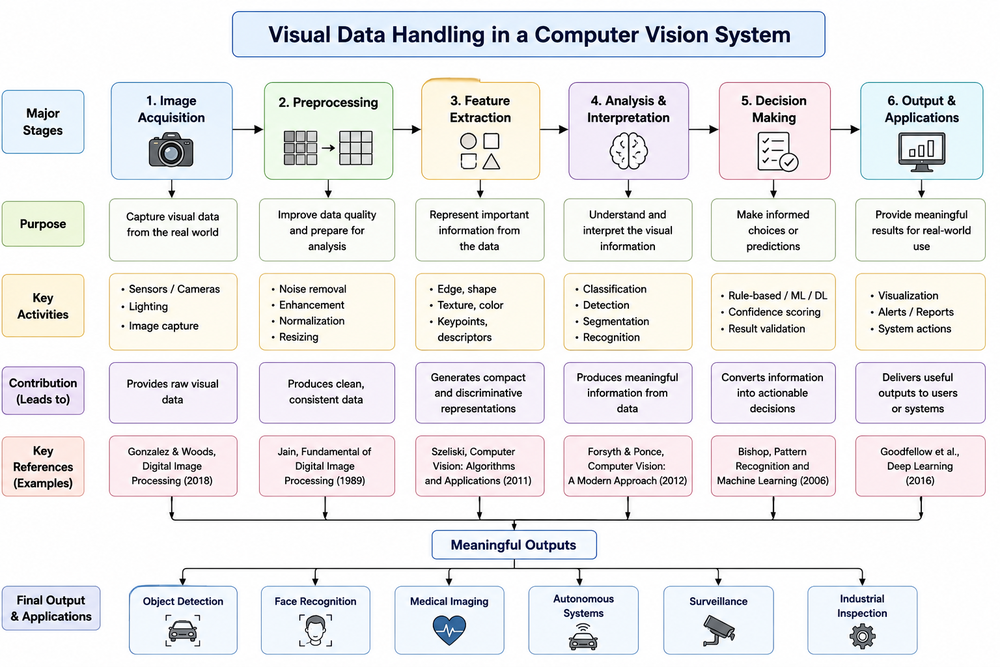
#> input picture C01/AT2/Q02/at2 q2.png, 1000 x 667 px, shrunk from 1536 x 1024 before the run, given in place of Screenshot 2026-07-20 143144 (2).png, which was not available
$ python exp_14.py
#> lines starting #> are read from the running program, lines starting #| are printed output that depends on the picture; pictures that were not available may be replaced by others from this repository, and a replacement may not be noted
# -*- coding: utf-8 -*-
"""exp-14

Automatically generated by Colab.

Original file is located at
    https://colab.research.google.com/drive/1U21l0Uh8unUwvN2fnXzhNjm0l0NGqdvl
"""

from google.colab import files
uploaded = files.upload()
#> the answer given: at2 q2.png

import cv2
import numpy as np
import matplotlib.pyplot as plt

# Use a recently uploaded image path
image_path = 'Screenshot 2026-07-20 143144 (2).png'

img = cv2.imread(image_path)
#> img is the input picture: shape (667, 1000, 3); mean B, G, R 235.2, 234.2, 234.6

if img is None:
    print(f"Error: Could not load image from {image_path}. Please make sure the file exists and is accessible.")
else:
    rows, cols = img.shape[:2]
#> rows = 667; cols = 1000

    # Define source and destination points for Homography
    # src_points are the corners of the original image
    src_points = np.float32([[0, 0], [cols - 1, 0], [0, rows - 1], [cols - 1, rows - 1]])
#> src_points = [[0, 0], [999, 0], [0, 666], [999, 666]]

    # dst_points define how the original corners will be mapped, creating a perspective effect
    # This creates a trapezoidal effect where the bottom of the image is narrowed
    dst_points = np.float32([[0, 0], [cols - 1, 0], [0, int(0.7 * rows)], [cols - 1, int(0.7 * rows)]])
#> dst_points = [[0, 0], [999, 0], [0, 466], [999, 466]]

    # Find the Homography matrix
    M, _ = cv2.findHomography(src_points, dst_points)

    # Apply the perspective transformation using the homography matrix
    homography_img = cv2.warpPerspective(img, M, (cols, rows))
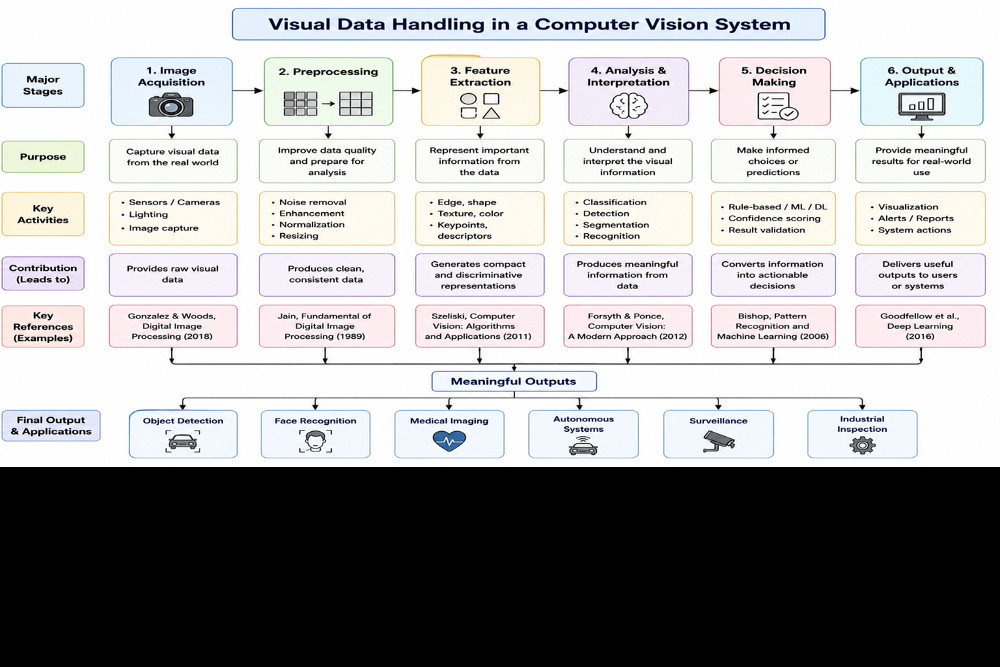
#> homography_img: shape (667, 1000, 3); mean B, G, R 164.6, 163.9, 164.3

    # Convert images from BGR to RGB for correct display with matplotlib
    img_rgb = cv2.cvtColor(img, cv2.COLOR_BGR2RGB)
    homography_img_rgb = cv2.cvtColor(homography_img, cv2.COLOR_BGR2RGB)

    # Display the original and transformed images using matplotlib
    plt.figure(figsize=(12, 6))

    plt.subplot(1, 2, 1)
    plt.imshow(img_rgb)
    plt.title('Original Image')
    plt.axis('off')

    plt.subplot(1, 2, 2)
    plt.imshow(homography_img_rgb)
    plt.title('Homography Transformed Image')
    plt.axis('off')

    plt.show()
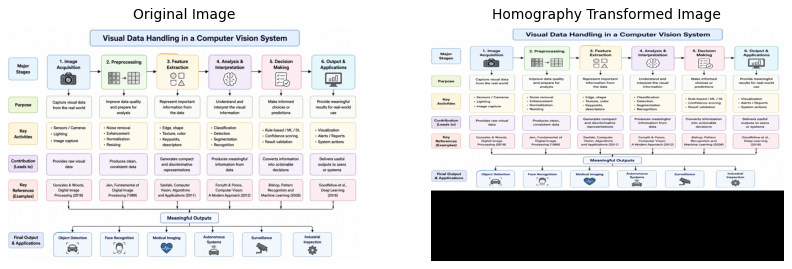
#> figure drawn by matplotlib, 2 panels

    # If you want to save the transformed image, you can uncomment the line below:
    # cv2.imwrite('transformation_using_Homography_Image.jpg', homography_img)

$ run again, on C01/AT2/Q03/at2 q3.png
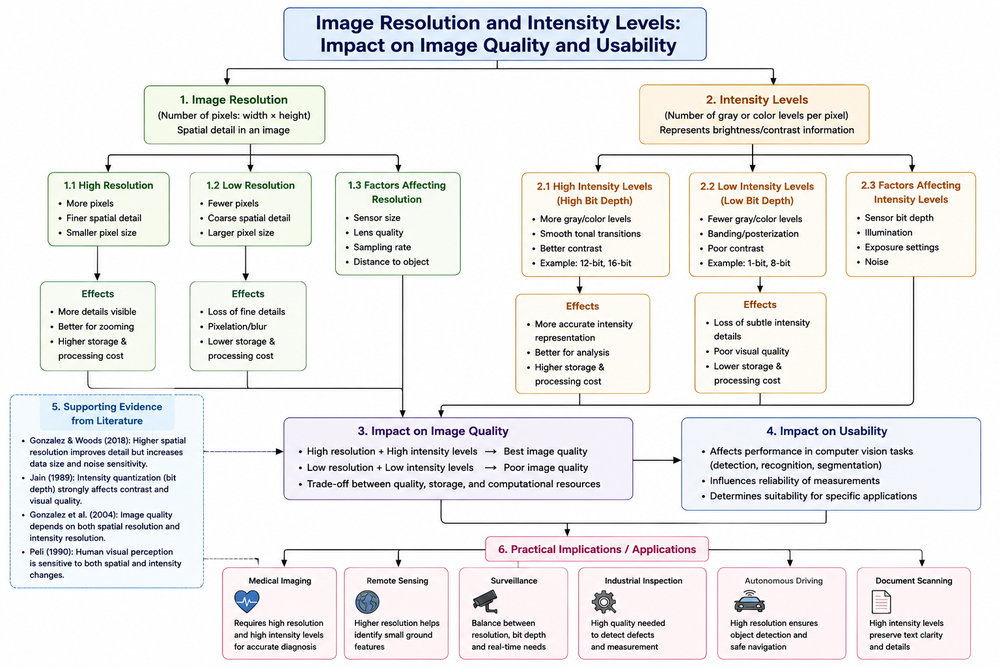
#> input picture C01/AT2/Q03/at2 q3.png, 1000 x 667 px, shrunk from 1536 x 1024 before the run, given in place of Screenshot 2026-07-20 143144 (2).png, which was not available
#> img is the input picture: shape (667, 1000, 3); mean B, G, R 236.6, 236.5, 237.2
#> `homography_img = cv2.warpPerspective(img, M, (cols, rows))`:
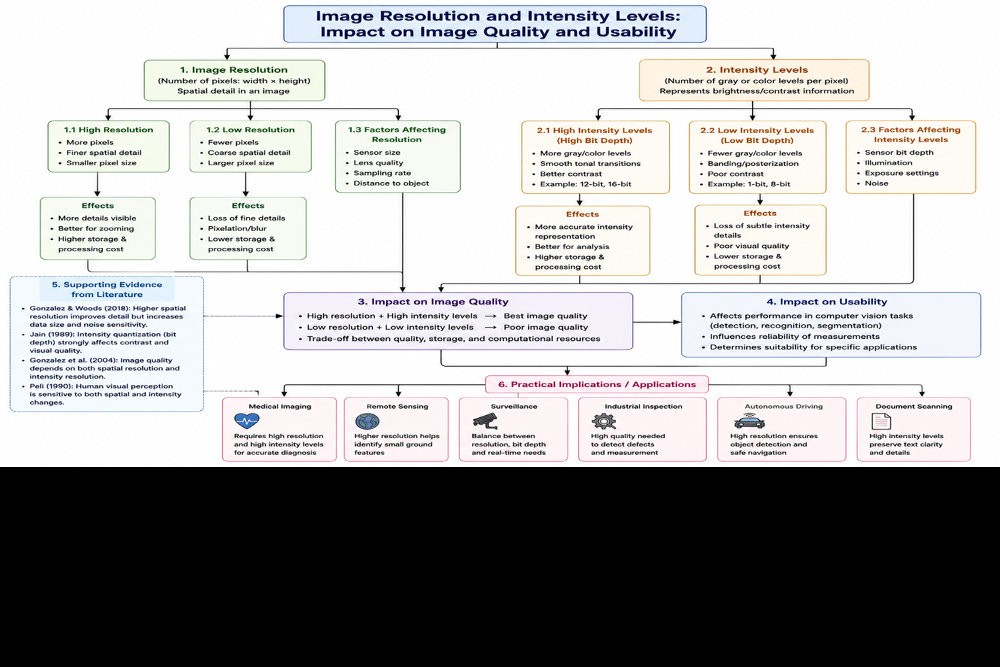
#> homography_img: shape (667, 1000, 3); mean B, G, R 165.7, 165.6, 166.1
#> `plt.show()`:
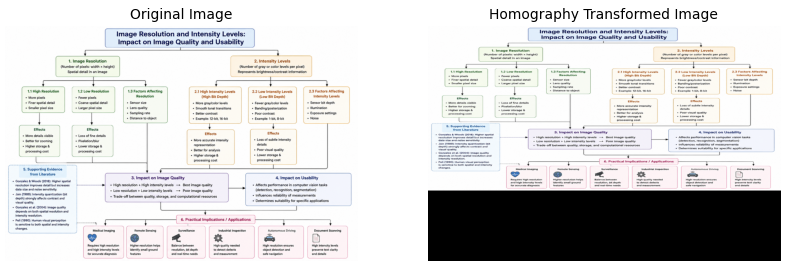
#> figure drawn by matplotlib, 2 panels
